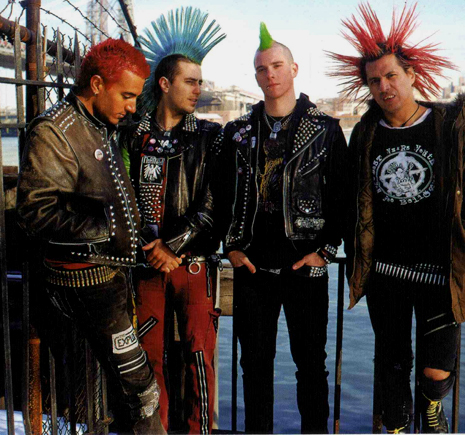
#> input picture project_4/rock.jpg, 465 x 435 px, found by its file name
$ python Transformasi-Fourier.py
#> lines starting #> are read from the running program, lines starting #| are printed output that depends on the picture
import cv2
import numpy as np
from matplotlib import pyplot as plt

#membaca gamabar dalam grayscale
image = cv2.imread("c:/Users/Thinkpad/Documents/TUGAS/pengolahan citra digital/project_4/rock.jpg", 0)
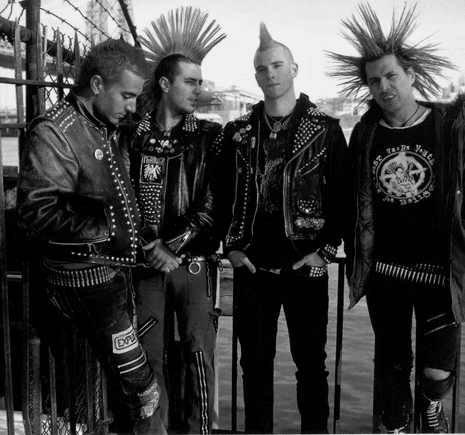
#> image: shape (435, 465); min 0, max 241, mean 64.8

#melakukan magnitude specture
dft =cv2.dft(np.float32(image), flags=cv2.DFT_COMPLEX_OUTPUT)
dft_shift = np.fft.fftshift(dft)

#menghitung magnitude spectrum
magnitude_spectrum = 20 * np.log(cv2.magnitude(dft_shift[:, :, 0], dft_shift[:, :, 1]))
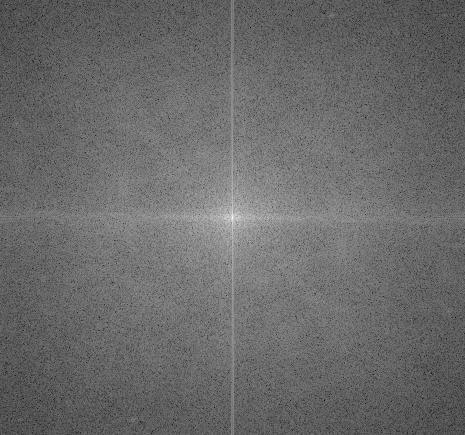
#> magnitude_spectrum: shape (435, 465) float32; min 54.36, max 327.8, mean 168.5; drawn with min black and max white

plt.subplot(121), plt.imshow(image, cmap='gray'), plt.title('Original Image')
plt.subplot(121), plt.imshow(magnitude_spectrum, cmap='gray'), plt.title('Magnitude Spectrum')
plt.show()
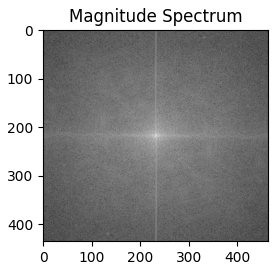
#> figure drawn by matplotlib, 1 panel
